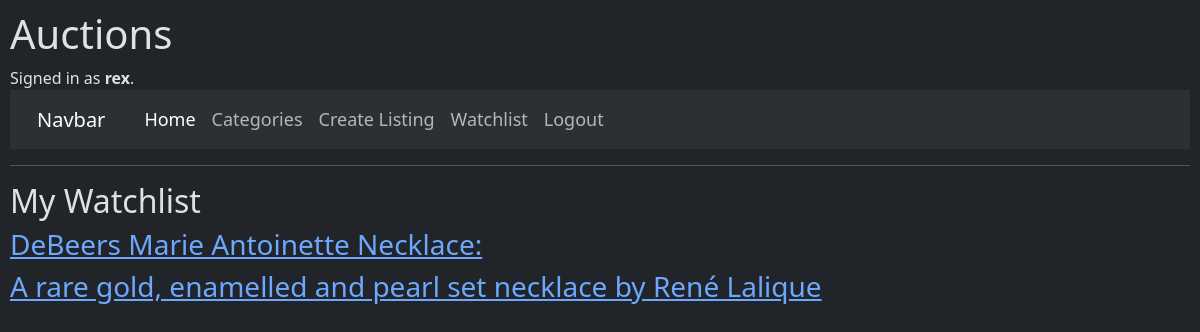
/watchlist/ (signed in), run on an earlier commit of the app's database.
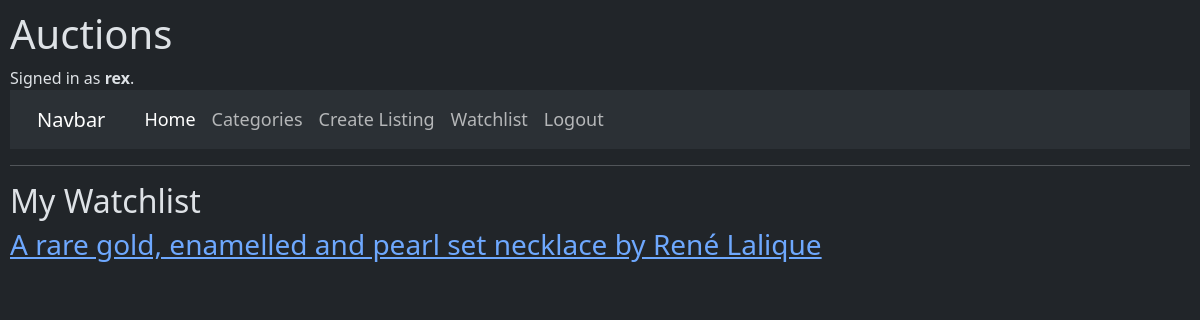
And on a later commit of the database.
### auctions/models.py (models this page shows, shortened)
class AuctionListing(models.Model):
    title = models.CharField(max_length=64)
    description = models.TextField()
    starting_bid = models.DecimalField(max_digits=10, decimal_places=2)
    current_bid = models.DecimalField(max_digits=10, decimal_places=2, null=True, blank=True)
    image_url = models.URLField(blank=True)
    category = models.CharField(max_length=64, blank=True)
    creator = models.ForeignKey(User, on_delete=models.CASCADE, related_name="listings")
    active = models.BooleanField(default=True)

### auctions/views.py (the view)
# urls.py: path("watchlist/", views.view_watchlist, name="view_watchlist"),
@login_required
def view_watchlist(request):
    user = request.user
    watchlist_items = user.watchlist.all()
    return render(request, "auctions/watchlist.html", {"watchlist_items": watchlist_items})

### auctions/templates/auctions/watchlist.html
{% extends "auctions/layout.html" %}
{% block body %}
<h2>My Watchlist</h2>
<div class="listings">
    {% for listing in watchlist_items %}
    <div class="listing">
        <h3><a href="{% url 'listing_detail' listing.id %}">{{ listing.title }}</a></h3>
    </div>
    {% empty %}
    <p>Your watchlist is empty.</p>
    {% endfor %}
</div>
{% endblock %}

What changed in the data, as far as the page shows it:
no longer on this page (row edited): AuctionListing: title "DeBeers Marie Antoinette Necklace:"
